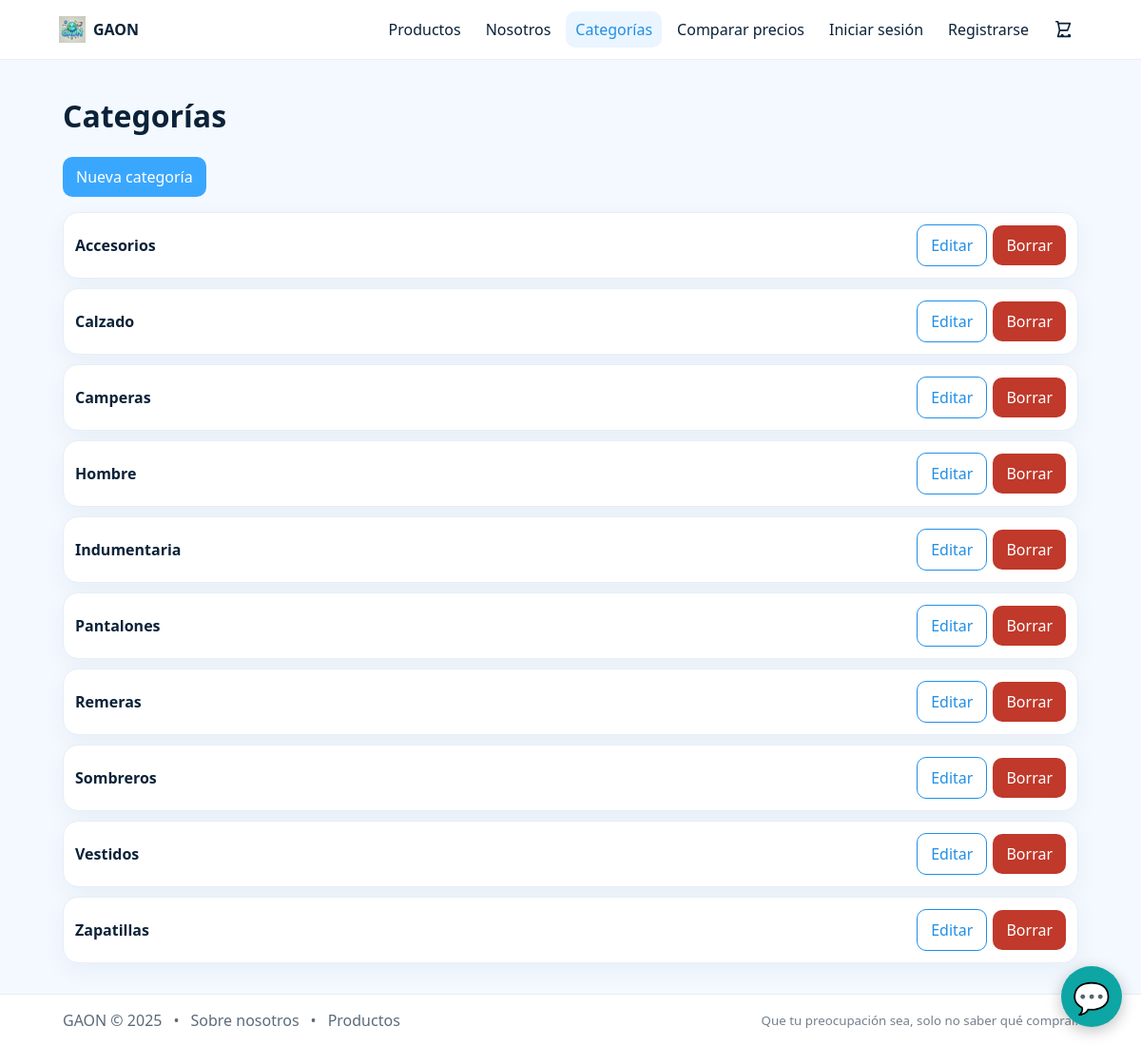
Page /categories/manage/ (signed in) on the committed database.
### products/models.py (models this page shows, shortened)
class Category(models.Model):
    nombre = models.CharField(max_length=100, unique=True)
    slug = models.SlugField(max_length=120, unique=True, blank=True)
    class Meta:
        ordering = ["nombre"]

### products/web_views.py (the view)
# urls.py: path("manage/", web_views.category_list, name="category-manage"),
@login_required
def category_list(request):
    if not _is_staff(request.user):
        return HttpResponseForbidden("Solo staff.")
    qs = Category.objects.order_by("nombre")
    return render(request, "categories/manage/list.html", {"items": qs})

### products/web_views.py (called while the page is built)
def _is_staff(user) -> bool:
    return bool(user.is_staff or user.is_superuser)

### templates/categories/manage/list.html (shortened to what this page needs)
{% extends "base.html" %}
{% block content %}
<h1>Categorías</h1>
<div class="row" style="margin:10px 0">
  <a class="btn" href="/categories/manage/new/">Nueva categoría</a>
</div>
<div class="grid" style="grid-template-columns:1fr;gap:10px">
  {% for c in items %}
  <div class="card pad row" style="justify-content:space-between">
    <div><b>{{ c.nombre }}</b></div>
    <div class="row" style="gap:6px">
      <a class="btn outline" href="/categories/manage/{{ c.id }}/edit/">Editar</a>
      <a class="btn" style="background:#c0392b" href="/categories/manage/{{ c.id }}/delete/">Borrar</a>
    </div>
  </div>
  {% empty %}
  <p>No hay categorías.</p>
  {% endfor %}
</div>
{% endblock %}

### templates/base.html (style rules this page uses)
:root { --fg:#0b2239; --muted:#5b6b7a; --border:#e6eef7; --card:#ffffff; --bg:#f4f9ff; --brand:#3aa7ff; --brand-600:#1f8fe7; --brand-50:#eaf5ff; --ok:#16a085; --err:#c0392b; }
* { box-sizing:border-box }
html,body { height:100% }
body { margin:0; font-family: system-ui,Segoe UI,Roboto,Arial; color:var(--fg); display:flex; flex-direction:column; min-height:100vh; background:var(--bg); }
.row { display:flex; align-items:center; gap:10px }
a { color:inherit; text-decoration:none }
.btn { background:var(--brand); color:#fff; border:0; border-radius:10px; padding:10px 14px; cursor:pointer }
.btn.outline { background:#fff;color:var(--brand-600);border:1px solid var(--brand-600) }
.grid { display:grid;grid-template-columns:repeat(auto-fill,minmax(240px,1fr));gap:14px;margin:16px 0 }
.card { background:var(--card); border:1px solid var(--border); border-radius:16px; overflow:hidden; box-shadow:0 8px 24px rgba(28,66,104,.05) }
.pad { padding:12px }

### rows in the picture
Category: nombre "Accesorios"
Category: nombre "Calzado"
Category: nombre "Camperas"
Category: nombre "Hombre"
Category: nombre "Indumentaria"
Category: nombre "Pantalones"
Category: nombre "Remeras"
Category: nombre "Sombreros"
Category: nombre "Vestidos"
Category: nombre "Zapatillas"
